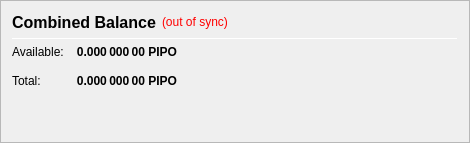
                   <widget class="QFrame" name="frame_CombinedBalances">
                    <property name="minimumSize">
                     <size>
                      <width>470</width>
                      <height>0</height>
                     </size>
                    </property>
                    <property name="frameShape">
                     <enum>QFrame::StyledPanel</enum>
                    </property>
                    <property name="frameShadow">
                     <enum>QFrame::Raised</enum>
                    </property>
                    <layout class="QVBoxLayout" name="verticalLayout_5">
                     <item>
                      <layout class="QHBoxLayout" name="horizontalLayout_5" stretch="0,0,0">
                       <item>
                        <widget class="QLabel" name="label_5z">
                         <property name="minimumSize">
                          <size>
                           <width>0</width>
                           <height>20</height>
                          </size>
                         </property>
                         <property name="font">
                          <font>
                           <pointsize>12</pointsize>
                           <weight>75</weight>
                           <bold>true</bold>
                          </font>
                         </property>
                         <property name="toolTip">
                          <string>Combined Balance (including unconfirmed and immature coins)</string>
                         </property>
                         <property name="text">
                          <string>Combined Balance</string>
                         </property>
                        </widget>
                       </item>
                       <item>
                        <widget class="QLabel" name="labelWalletStatus">
                         <property name="cursor">
                          <cursorShape>WhatsThisCursor</cursorShape>
                         </property>
                         <property name="toolTip">
                          <string>The displayed information may be out of date. Your wallet automatically synchronizes with the PIPO network after a connection is established, but this process has not completed yet.</string>
                         </property>
                         <property name="styleSheet">
                          <string notr="true">QLabel { color: red; }</string>
                         </property>
                         <property name="text">
                          <string notr="true">(out of sync)</string>
                         </property>
                         <property name="alignment">
                          <set>Qt::AlignLeading|Qt::AlignLeft|Qt::AlignVCenter</set>
                         </property>
                        </widget>
                       </item>
                       <item>
                        <spacer name="horizontalSpacer_1">
                         <property name="orientation">
                          <enum>Qt::Horizontal</enum>
                         </property>
                         <property name="sizeHint" stdset="0">
                          <size>
                           <width>40</width>
                           <height>20</height>
                          </size>
                         </property>
                        </spacer>
                       </item>
                      </layout>
                     </item>
                     <item>
                      <widget class="Line" name="line_CombinedBalance">
                       <property name="minimumSize">
                        <size>
                         <width>0</width>
                         <height>1</height>
                        </size>
                       </property>
                       <property name="maximumSize">
                        <size>
                         <width>16777215</width>
                         <height>1</height>
                        </size>
                       </property>
                       <property name="orientation">
                        <enum>Qt::Horizontal</enum>
                       </property>
                      </widget>
                     </item>
                     <item>
                      <layout class="QGridLayout" name="gridLayout_3">
                       <property name="spacing">
                        <number>12</number>
                       </property>
                       <item row="1" column="0">
                        <widget class="QLabel" name="labelBalanceTextz">
                         <property name="text">
                          <string>Available:</string>
                         </property>
                        </widget>
                       </item>
                       <item row="1" column="1">
                        <widget class="QLabel" name="labelBalancez">
                         <property name="font">
                          <font>
                           <weight>75</weight>
                           <bold>true</bold>
                          </font>
                         </property>
                         <property name="cursor">
                          <cursorShape>IBeamCursor</cursorShape>
                         </property>
                         <property name="toolTip">
                          <string>Your current spendable balance</string>
                         </property>
                         <property name="text">
                          <string notr="true">0.000 000 00 PIPO</string>
                         </property>
                         <property name="alignment">
                          <set>Qt::AlignRight|Qt::AlignTrailing|Qt::AlignVCenter</set>
                         </property>
                         <property name="textInteractionFlags">
                          <set>Qt::LinksAccessibleByMouse|Qt::TextSelectableByKeyboard|Qt::TextSelectableByMouse</set>
                         </property>
                        </widget>
                       </item>
                       <item row="2" column="0">
                        <widget class="QLabel" name="labelTotalTextz">
                         <property name="text">
                          <string>Total:</string>
                         </property>
                        </widget>
                       </item>
                       <item row="2" column="1">
                        <widget class="QLabel" name="labelTotalz">
                         <property name="font">
                          <font>
                           <weight>75</weight>
                           <bold>true</bold>
                          </font>
                         </property>
                         <property name="cursor">
                          <cursorShape>IBeamCursor</cursorShape>
                         </property>
                         <property name="toolTip">
                          <string>Total Balance, including all unavailable coins.</string>
                         </property>
                         <property name="text">
                          <string notr="true">0.000 000 00 PIPO</string>
                         </property>
                         <property name="alignment">
                          <set>Qt::AlignRight|Qt::AlignTrailing|Qt::AlignVCenter</set>
                         </property>
                         <property name="textInteractionFlags">
                          <set>Qt::LinksAccessibleByMouse|Qt::TextSelectableByKeyboard|Qt::TextSelectableByMouse</set>
                         </property>
                        </widget>
                       </item>
                       <item row="2" column="3">
                        <spacer name="horizontalSpacer_2">
                         <property name="orientation">
                          <enum>Qt::Horizontal</enum>
                         </property>
                         <property name="sizeHint" stdset="0">
                          <size>
                           <width>40</width>
                           <height>20</height>
                          </size>
                         </property>
                        </spacer>
                       </item>
                      </layout>
                     </item>
                     <item>
                      <spacer name="verticalSpacer_1">
                       <property name="orientation">
                        <enum>Qt::Vertical</enum>
                       </property>
                       <property name="sizeHint" stdset="0">
                        <size>
                         <width>20</width>
                         <height>40</height>
                        </size>
                       </property>
                      </spacer>
                     </item>
                    </layout>
                   </widget>
